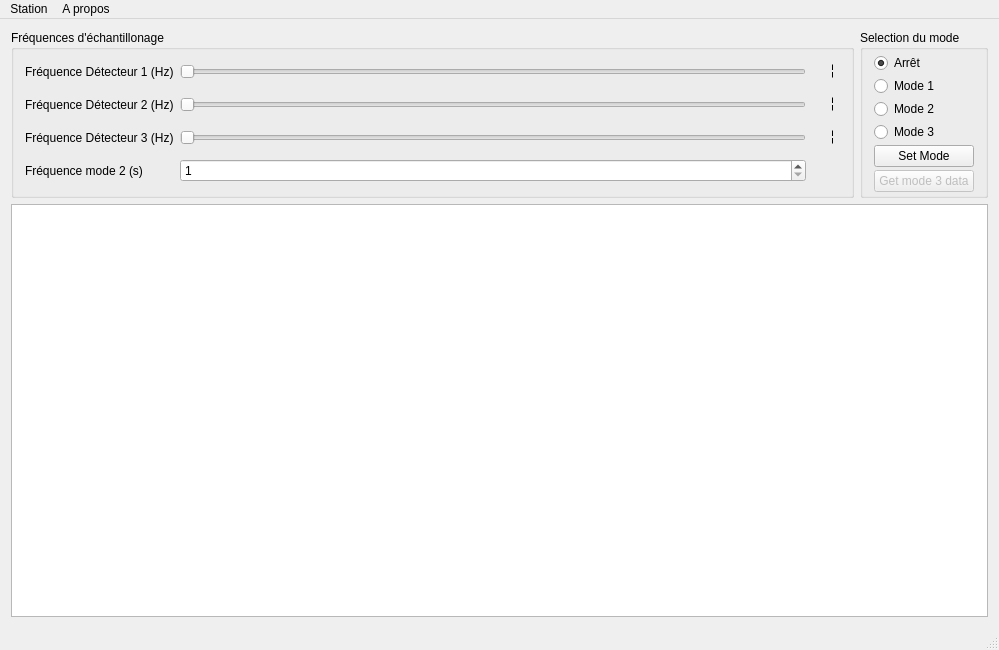
<?xml version="1.0" encoding="UTF-8"?>
<ui version="4.0">
 <class>MainWindow</class>
 <widget class="QMainWindow" name="MainWindow">
  <property name="geometry">
   <rect>
    <x>0</x>
    <y>0</y>
    <width>999</width>
    <height>650</height>
   </rect>
  </property>
  <property name="windowTitle">
   <string>WeatherStation</string>
  </property>
  <widget class="QWidget" name="centralWidget">
   <layout class="QGridLayout" name="gridLayout">
    <item row="0" column="0">
     <layout class="QGridLayout" name="gridLayout_4">
      <property name="sizeConstraint">
       <enum>QLayout::SetMaximumSize</enum>
      </property>
      <item row="0" column="2">
       <layout class="QGridLayout" name="gridLayout_3">
        <item row="2" column="0">
         <widget class="QGroupBox" name="groupBox_2">
          <property name="title">
           <string>Fréquences d'échantillonage</string>
          </property>
          <layout class="QGridLayout" name="gridLayout_5">
           <property name="sizeConstraint">
            <enum>QLayout::SetDefaultConstraint</enum>
           </property>
           <property name="topMargin">
            <number>3</number>
           </property>
           <property name="bottomMargin">
            <number>3</number>
           </property>
           <property name="verticalSpacing">
            <number>3</number>
           </property>
           <item row="2" column="3">
            <widget class="QLCDNumber" name="lcdFreq3">
             <property name="sizePolicy">
              <sizepolicy hsizetype="Preferred" vsizetype="Minimum">
               <horstretch>0</horstretch>
               <verstretch>0</verstretch>
              </sizepolicy>
             </property>
             <property name="frameShape">
              <enum>QFrame::NoFrame</enum>
             </property>
             <property name="frameShadow">
              <enum>QFrame::Plain</enum>
             </property>
             <property name="smallDecimalPoint">
              <bool>true</bool>
             </property>
             <property name="digitCount">
              <number>2</number>
             </property>
             <property name="segmentStyle">
              <enum>QLCDNumber::Flat</enum>
             </property>
             <property name="intValue" stdset="0">
              <number>1</number>
             </property>
            </widget>
           </item>
           <item row="1" column="0">
            <widget class="QLabel" name="label_2">
             <property name="text">
              <string>Fréquence Détecteur 2 (Hz)</string>
             </property>
            </widget>
           </item>
           <item row="0" column="2">
            <widget class="QSlider" name="sensor1Slider">
             <property name="minimum">
              <number>1</number>
             </property>
             <property name="maximum">
              <number>20</number>
             </property>
             <property name="value">
              <number>1</number>
             </property>
             <property name="orientation">
              <enum>Qt::Horizontal</enum>
             </property>
            </widget>
           </item>
           <item row="2" column="0">
            <widget class="QLabel" name="label_3">
             <property name="text">
              <string>Fréquence Détecteur 3 (Hz)</string>
             </property>
            </widget>
           </item>
           <item row="0" column="0">
            <widget class="QLabel" name="label">
             <property name="text">
              <string>Fréquence Détecteur 1 (Hz)</string>
             </property>
            </widget>
           </item>
           <item row="3" column="0">
            <widget class="QLabel" name="label_4">
             <property name="text">
              <string>Fréquence mode 2 (s)</string>
             </property>
            </widget>
           </item>
           <item row="1" column="2">
            <widget class="QSlider" name="sensor2Slider">
             <property name="minimum">
              <number>1</number>
             </property>
             <property name="maximum">
              <number>20</number>
             </property>
             <property name="pageStep">
              <number>10</number>
             </property>
             <property name="value">
              <number>1</number>
             </property>
             <property name="orientation">
              <enum>Qt::Horizontal</enum>
             </property>
            </widget>
           </item>
           <item row="2" column="2">
            <widget class="QSlider" name="sensor3Slider">
             <property name="minimum">
              <number>1</number>
             </property>
             <property name="maximum">
              <number>20</number>
             </property>
             <property name="value">
              <number>1</number>
             </property>
             <property name="orientation">
              <enum>Qt::Horizontal</enum>
             </property>
            </widget>
           </item>
           <item row="3" column="2">
            <widget class="QSpinBox" name="mode2Frequency">
             <property name="suffix">
              <string/>
             </property>
             <property name="prefix">
              <string/>
             </property>
             <property name="minimum">
              <number>1</number>
             </property>
             <property name="maximum">
              <number>5</number>
             </property>
             <property name="singleStep">
              <number>1</number>
             </property>
             <property name="value">
              <number>1</number>
             </property>
            </widget>
           </item>
           <item row="0" column="3">
            <widget class="QLCDNumber" name="lcdFreq1">
             <property name="sizePolicy">
              <sizepolicy hsizetype="Preferred" vsizetype="Minimum">
               <horstretch>0</horstretch>
               <verstretch>0</verstretch>
              </sizepolicy>
             </property>
             <property name="frameShape">
              <enum>QFrame::NoFrame</enum>
             </property>
             <property name="frameShadow">
              <enum>QFrame::Plain</enum>
             </property>
             <property name="smallDecimalPoint">
              <bool>true</bool>
             </property>
             <property name="digitCount">
              <number>2</number>
             </property>
             <property name="segmentStyle">
              <enum>QLCDNumber::Flat</enum>
             </property>
             <property name="intValue" stdset="0">
              <number>1</number>
             </property>
            </widget>
           </item>
           <item row="1" column="3">
            <widget class="QLCDNumber" name="lcdFreq2">
             <property name="sizePolicy">
              <sizepolicy hsizetype="Preferred" vsizetype="Minimum">
               <horstretch>0</horstretch>
               <verstretch>0</verstretch>
              </sizepolicy>
             </property>
             <property name="frameShape">
              <enum>QFrame::NoFrame</enum>
             </property>
             <property name="frameShadow">
              <enum>QFrame::Plain</enum>
             </property>
             <property name="smallDecimalPoint">
              <bool>true</bool>
             </property>
             <property name="digitCount">
              <number>2</number>
             </property>
             <property name="segmentStyle">
              <enum>QLCDNumber::Flat</enum>
             </property>
             <property name="intValue" stdset="0">
              <number>1</number>
             </property>
            </widget>
           </item>
          </layout>
         </widget>
        </item>
        <item row="2" column="1">
         <widget class="QGroupBox" name="groupBoxMode">
          <property name="title">
           <string>Selection du mode</string>
          </property>
          <property name="flat">
           <bool>false</bool>
          </property>
          <property name="checkable">
           <bool>false</bool>
          </property>
          <layout class="QVBoxLayout" name="verticalLayout">
           <property name="spacing">
            <number>3</number>
           </property>
           <property name="topMargin">
            <number>3</number>
           </property>
           <property name="bottomMargin">
            <number>3</number>
           </property>
           <item>
            <widget class="QRadioButton" name="mode0Button">
             <property name="text">
              <string>Arrêt</string>
             </property>
             <property name="checked">
              <bool>true</bool>
             </property>
             <attribute name="buttonGroup">
              <string notr="true">modeGroup</string>
             </attribute>
            </widget>
           </item>
           <item>
            <widget class="QRadioButton" name="mode1Button">
             <property name="text">
              <string>Mode 1</string>
             </property>
             <property name="checkable">
              <bool>true</bool>
             </property>
             <property name="checked">
              <bool>false</bool>
             </property>
             <property name="autoRepeat">
              <bool>false</bool>
             </property>
             <attribute name="buttonGroup">
              <string notr="true">modeGroup</string>
             </attribute>
            </widget>
           </item>
           <item>
            <widget class="QRadioButton" name="mode2Button">
             <property name="text">
              <string>Mode 2</string>
             </property>
             <attribute name="buttonGroup">
              <string notr="true">modeGroup</string>
             </attribute>
            </widget>
           </item>
           <item>
            <widget class="QRadioButton" name="mode3Button">
             <property name="text">
              <string>Mode 3</string>
             </property>
             <attribute name="buttonGroup">
              <string notr="true">modeGroup</string>
             </attribute>
            </widget>
           </item>
           <item>
            <widget class="QPushButton" name="setModeButton">
             <property name="text">
              <string>Set Mode</string>
             </property>
            </widget>
           </item>
           <item>
            <widget class="QPushButton" name="mode3DataPushButton">
             <property name="enabled">
              <bool>false</bool>
             </property>
             <property name="text">
              <string>Get mode 3 data</string>
             </property>
            </widget>
           </item>
          </layout>
         </widget>
        </item>
       </layout>
      </item>
     </layout>
    </item>
    <item row="1" column="0">
     <widget class="QtCharts::QChartView" name="chartView">
      <property name="renderHints">
       <set>QPainter::Antialiasing|QPainter::TextAntialiasing</set>
      </property>
     </widget>
    </item>
   </layout>
  </widget>
  <widget class="QMenuBar" name="menuBar">
   <property name="geometry">
    <rect>
     <x>0</x>
     <y>0</y>
     <width>999</width>
     <height>20</height>
    </rect>
   </property>
   <widget class="QMenu" name="menuFichier">
    <property name="title">
     <string>Station</string>
    </property>
    <addaction name="actionQuitter"/>
   </widget>
   <widget class="QMenu" name="menuA_propos">
    <property name="title">
     <string>A propos</string>
    </property>
    <addaction name="actionA_propos"/>
    <addaction name="actionA_propos_de_Qt"/>
   </widget>
   <addaction name="menuFichier"/>
   <addaction name="menuA_propos"/>
  </widget>
  <widget class="QStatusBar" name="statusBar"/>
  <action name="actionQuitter">
   <property name="text">
    <string>Quitter</string>
   </property>
  </action>
  <action name="actionA_propos_de_Qt">
   <property name="text">
    <string>A propos de Qt</string>
   </property>
  </action>
  <action name="actionA_propos">
   <property name="text">
    <string>A propos</string>
   </property>
  </action>
 </widget>
 <layoutdefault spacing="6" margin="11"/>
 <customwidgets>
  <customwidget>
   <class>QtCharts::QChartView</class>
   <extends>QGraphicsView</extends>
   <header location="global">QChartView</header>
  </customwidget>
 </customwidgets>
 <resources/>
 <connections>
  <connection>
   <sender>sensor3Slider</sender>
   <signal>valueChanged(int)</signal>
   <receiver>lcdFreq3</receiver>
   <slot>display(int)</slot>
   <hints>
    <hint type="sourcelabel">
     <x>793</x>
     <y>149</y>
    </hint>
    <hint type="destinationlabel">
     <x>827</x>
     <y>153</y>
    </hint>
   </hints>
  </connection>
  <connection>
   <sender>sensor2Slider</sender>
   <signal>valueChanged(int)</signal>
   <receiver>lcdFreq2</receiver>
   <slot>display(int)</slot>
   <hints>
    <hint type="sourcelabel">
     <x>678</x>
     <y>103</y>
    </hint>
    <hint type="destinationlabel">
     <x>827</x>
     <y>119</y>
    </hint>
   </hints>
  </connection>
  <connection>
   <sender>setModeButton</sender>
   <signal>clicked()</signal>
   <receiver>MainWindow</receiver>
   <slot>setMode()</slot>
   <hints>
    <hint type="sourcelabel">
     <x>873</x>
     <y>173</y>
    </hint>
    <hint type="destinationlabel">
     <x>894</x>
     <y>152</y>
    </hint>
   </hints>
  </connection>
  <connection>
   <sender>sensor1Slider</sender>
   <signal>valueChanged(int)</signal>
   <receiver>lcdFreq1</receiver>
   <slot>display(int)</slot>
   <hints>
    <hint type="sourcelabel">
     <x>489</x>
     <y>72</y>
    </hint>
    <hint type="destinationlabel">
     <x>827</x>
     <y>85</y>
    </hint>
   </hints>
  </connection>
  <connection>
   <sender>mode3DataPushButton</sender>
   <signal>clicked()</signal>
   <receiver>MainWindow</receiver>
   <slot>getMode3Data()</slot>
   <hints>
    <hint type="sourcelabel">
     <x>975</x>
     <y>199</y>
    </hint>
    <hint type="destinationlabel">
     <x>894</x>
     <y>191</y>
    </hint>
   </hints>
  </connection>
  <connection>
   <sender>actionQuitter</sender>
   <signal>triggered()</signal>
   <receiver>MainWindow</receiver>
   <slot>close()</slot>
   <hints>
    <hint type="sourcelabel">
     <x>-1</x>
     <y>-1</y>
    </hint>
    <hint type="destinationlabel">
     <x>448</x>
     <y>256</y>
    </hint>
   </hints>
  </connection>
  <connection>
   <sender>actionA_propos</sender>
   <signal>triggered()</signal>
   <receiver>MainWindow</receiver>
   <slot>about()</slot>
   <hints>
    <hint type="sourcelabel">
     <x>-1</x>
     <y>-1</y>
    </hint>
    <hint type="destinationlabel">
     <x>448</x>
     <y>256</y>
    </hint>
   </hints>
  </connection>
  <connection>
   <sender>actionA_propos_de_Qt</sender>
   <signal>triggered()</signal>
   <receiver>MainWindow</receiver>
   <slot>aboutQt()</slot>
   <hints>
    <hint type="sourcelabel">
     <x>-1</x>
     <y>-1</y>
    </hint>
    <hint type="destinationlabel">
     <x>448</x>
     <y>256</y>
    </hint>
   </hints>
  </connection>
  <connection>
   <sender>sensor1Slider</sender>
   <signal>valueChanged(int)</signal>
   <receiver>MainWindow</receiver>
   <slot>sliderUpdate(int)</slot>
   <hints>
    <hint type="sourcelabel">
     <x>559</x>
     <y>70</y>
    </hint>
    <hint type="destinationlabel">
     <x>1000</x>
     <y>87</y>
    </hint>
   </hints>
  </connection>
  <connection>
   <sender>sensor2Slider</sender>
   <signal>valueChanged(int)</signal>
   <receiver>MainWindow</receiver>
   <slot>sliderUpdate(int)</slot>
   <hints>
    <hint type="sourcelabel">
     <x>536</x>
     <y>114</y>
    </hint>
    <hint type="destinationlabel">
     <x>997</x>
     <y>165</y>
    </hint>
   </hints>
  </connection>
  <connection>
   <sender>sensor3Slider</sender>
   <signal>valueChanged(int)</signal>
   <receiver>MainWindow</receiver>
   <slot>sliderUpdate(int)</slot>
   <hints>
    <hint type="sourcelabel">
     <x>656</x>
     <y>142</y>
    </hint>
    <hint type="destinationlabel">
     <x>991</x>
     <y>239</y>
    </hint>
   </hints>
  </connection>
  <connection>
   <sender>mode2Frequency</sender>
   <signal>valueChanged(int)</signal>
   <receiver>MainWindow</receiver>
   <slot>spinBoxUpdate(int)</slot>
   <hints>
    <hint type="sourcelabel">
     <x>298</x>
     <y>175</y>
    </hint>
    <hint type="destinationlabel">
     <x>998</x>
     <y>278</y>
    </hint>
   </hints>
  </connection>
 </connections>
 <slots>
  <slot>setMode()</slot>
  <slot>sendFrequencies()</slot>
  <slot>getMode3Data()</slot>
  <slot>aboutQt()</slot>
  <slot>about()</slot>
  <slot>sliderUpdate(int)</slot>
  <slot>spinBoxUpdate(int)</slot>
 </slots>
 <buttongroups>
  <buttongroup name="modeGroup"/>
 </buttongroups>
</ui>
